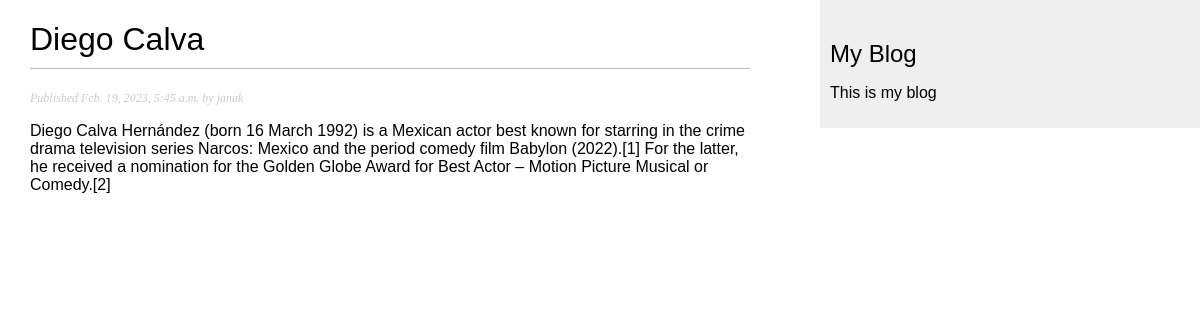
/blog/2023/2/19/diego-calva/, run on the app's committed database.
### blog/models.py (models this page shows, shortened)
class Post(models.Model):
    class Status(models.TextChoices):
        DRAFT = 'DF','Draft'
        PUBLISHED = 'PB','Published'
    title = models.CharField(max_length=250)
    slug = models.SlugField(max_length=250,unique_for_date='publish')
    author = models.ForeignKey(User,on_delete=models.CASCADE,related_name='blog_posts')
    body = models.TextField()
    publish = models.DateTimeField(default=timezone.now)
    created = models.DateTimeField(auto_now_add=True)
    updated = models.DateTimeField(auto_now=True)
    status = models.CharField(max_length=2,choices=Status.choices,
    default=Status.DRAFT)
    objects = models.Manager() #The default manager
    published = PublishedManager() #Our custom manager
    class Meta:
        ordering = ['-publish']
        indexes = [
            models.Index(fields=['-publish']),
        ]

### blog/views.py (the view)
def post_detail(request,year,month,day,post):
    print(year)
    print(month)
    print(day)
    post = get_object_or_404(Post,
    status=Post.Status.PUBLISHED,
    slug=post)
    return render(request,'blog/post/detail.html',{'post':post})

### blog/templates/blog/post/detail.html (shortened to what this page needs)
{% extends "blog/base.html" %}
{% block content %}
<h1>{{ post.title }}</h1>
<p class="date">
    Published {{ post.publish }} by {{ post.author}}
</p>
{{ post.body|linebreaks }}
{% endblock %}

### blog/static/blog/blog.css (style rules this page uses)
body { margin:0; padding:0; font-family:helvetica, sans-serif; }
h1 { font-weight:normal; border-bottom:1px solid #bbb; padding:0 0 10px 0; }
p.date { color:#ccc; font-family: georgia, serif; font-size: 12px; font-style: italic; }

### data on the page
Post: title "Diego Calva", publish "Feb. 19, 2023, 5:45 a.m.", author "janak", body "Diego Calva Hernández (born 16 March 1992) is a Mexican actor best known for starring in the crime drama television series Narcos: Mexico and the period comedy film Babylon (2022).[1] For the latter, he received a nomination for the Golden Globe Award for Best Actor – Motion Picture Musical or Comedy.[2]"
